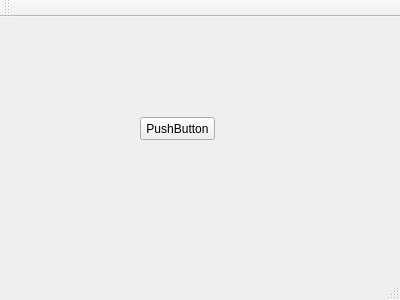
<?xml version="1.0" encoding="UTF-8"?>
<ui version="4.0">
 <class>MainWindow</class>
 <widget class="QMainWindow" name="MainWindow">
  <property name="geometry">
   <rect>
    <x>0</x>
    <y>0</y>
    <width>400</width>
    <height>300</height>
   </rect>
  </property>
  <property name="windowTitle">
   <string>MainWindow</string>
  </property>
  <widget class="QWidget" name="centralWidget">
   <widget class="MyButton" name="pushButton">
    <property name="geometry">
     <rect>
      <x>140</x>
      <y>100</y>
      <width>75</width>
      <height>23</height>
     </rect>
    </property>
    <property name="text">
     <string>PushButton</string>
    </property>
   </widget>
  </widget>
  <widget class="QMenuBar" name="menuBar">
   <property name="geometry">
    <rect>
     <x>0</x>
     <y>0</y>
     <width>400</width>
     <height>19</height>
    </rect>
   </property>
  </widget>
  <widget class="QToolBar" name="mainToolBar">
   <attribute name="toolBarArea">
    <enum>TopToolBarArea</enum>
   </attribute>
   <attribute name="toolBarBreak">
    <bool>false</bool>
   </attribute>
  </widget>
  <widget class="QStatusBar" name="statusBar"/>
 </widget>
 <layoutdefault spacing="6" margin="11"/>
 <customwidgets>
  <customwidget>
   <class>MyButton</class>
   <extends>QPushButton</extends>
   <header>mybutton.h</header>
  </customwidget>
 </customwidgets>
 <resources/>
 <connections/>
</ui>
